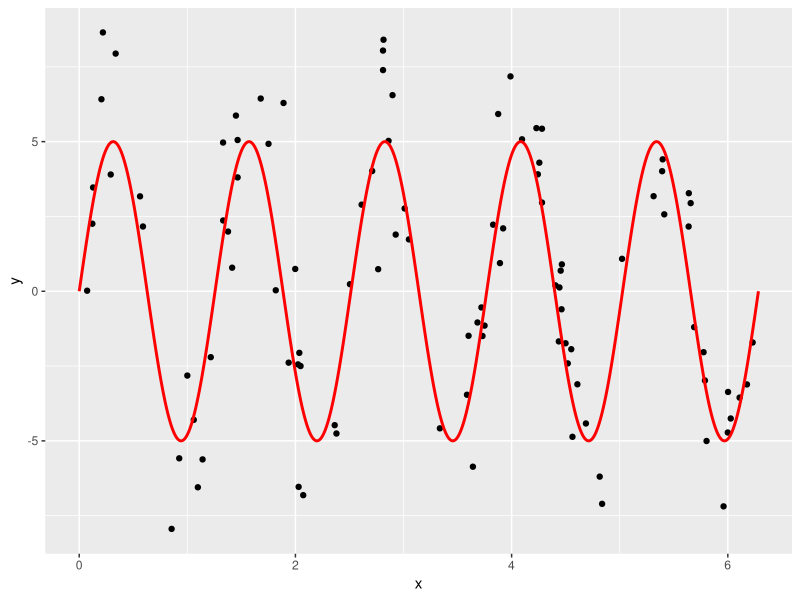

Recreate this plot in R. (Note: a time limit stopped this script after it produced the figure.)
# Setup -------------------------------------------------------------------
library(tidyverse)
library(broom)

# Let these be:
# -true function f(x) for a one-dimensional predictor x
# -the standard deviation of the true epsilon i.e. the noise
f <- function(x) {
  5*sin(5*x)
}
sigma <- 2

# This function generates a random sample. Random in terms of both
# -the predictor x
# -the amount of noise eps
generate_sample <- function(f, sample_size, sigma) {
  data_frame(
    x = runif(n = sample_size, min = 0, max = 2*pi),
    f_x = f(x),
    eps = rnorm(n = sample_size, mean = 0, sd = sigma),
    y = f_x + eps
  )
}

# Generate Training Data via Sampling -------------------------------------
# We observe points (x,y). Here we are pretending to know the exact break down 
# of y into f(x) and eps:
train_data <- generate_sample(f, sample_size = 100, sigma = sigma) %>%
  dplyr::select(x, y)

# The true model f(x) is in red:
ggplot(train_data, aes(x=x)) +
  geom_point(aes(y=y)) +
  stat_function(data=data_frame(x=c(0,2*pi)), aes(x=x), fun=f, col="red", n=1000, size=1)





# Compute MSE, Bias^2, Variance for Range of df --------------------------
# Number of simuations to average the behavior of f_hat = y_hat over
n_sim <- 10000
predictionss <- rep(0, n_sim)
# Sample size of each training data
sample_size <- 200
# Value of x for test data
x0 <- 0.5
# Vector of different degrees of freedom to try:
df_vector <- c(3:99)

# Save values here:
MSE <- rep(0, length(df_vector)) 
bias_squared <- rep(0, length(df_vector))
variance <- rep(0, length(df_vector))

# Do your work here. You'll need a "pull back the curtain" moment at some point:

# Use for loop
#iterate over different degrees of freedom (do each degree 1,000 times)
#iterate over number of sim's
for(i in 3:(length(df_vector)+2)) {
  for(j in 1:n_sim) {
    
    train_data <- generate_sample(f, sample_size = 200, sigma = sigma) %>%
      dplyr::select(x, y)
    model_spline <- smooth.spline(x=train_data$x, y=train_data$y, df=i)
    predictions_augmented <- predict(model_spline, x=x0) %>%
      tbl_df() %>%
      rename(y_hat = y)
    predictionss[j] <- predictions_augmented$y_hat
    } 
  truth <- data_frame(
    x = rep(x0, n_sim),
    f_x = f(x),
    eps = rnorm(n = n_sim, mean = 0, sd = sigma),
    y = f_x + eps
  ) %>%
    # Add predictions:
    mutate(y_hat=predictionss)
  MSE[i-2] <- mean((truth$y-truth$y_hat)^2)
  bias_squared[i-2] <- mean((truth$f_x-truth$y_hat))^2
  variance[i-2] <- var(truth$y_hat)
  print(i)
  
  }





# Create Data Frames -------------------------------------------------------
# Create results data frame based on previous results
results <- data_frame(
  df = df_vector,
  MSE = MSE,
  bias_squared = bias_squared,
  variance = variance
) 
# Convert to tidy data format (rows=observations, cols=variables) using
# tidyr::gather
results_tidy <- results %>% 
  tidyr::gather(type, value, -df)





# Plots -------------------------------------------------------

# Plot bias_squared vs variance (on log vs log scale)
bias_sq_vs_var_plot <- 
  ggplot(results, aes(x=bias_squared, y=variance)) +
  geom_text(aes(label=df)) +
  scale_y_log10() +
  scale_x_log10()
bias_sq_vs_var_plot
ggsave(file="bias_sq_vs_var.pdf", plot=bias_sq_vs_var_plot, width = 6, height=4)

# Plot MSE, bias_squared, variance
MSE_plot <- 
  ggplot(results_tidy, aes(x=df, y=value, col=type)) +
  geom_line()
MSE_plot
ggsave(file="MSE.pdf", plot=MSE_plot, width = 6, height=4)
